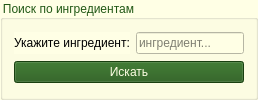
                 <widget class="QGroupBox" name="verticalGroupBox_2">
                  <property name="palette">
                   <palette>
                    <active>
                     <colorrole role="WindowText">
                      <brush brushstyle="SolidPattern">
                       <color alpha="255">
                        <red>33</red>
                        <green>88</green>
                        <blue>21</blue>
                       </color>
                      </brush>
                     </colorrole>
                     <colorrole role="Button">
                      <brush brushstyle="SolidPattern">
                       <color alpha="255">
                        <red>255</red>
                        <green>255</green>
                        <blue>229</blue>
                       </color>
                      </brush>
                     </colorrole>
                     <colorrole role="Text">
                      <brush brushstyle="SolidPattern">
                       <color alpha="255">
                        <red>33</red>
                        <green>88</green>
                        <blue>21</blue>
                       </color>
                      </brush>
                     </colorrole>
                     <colorrole role="ButtonText">
                      <brush brushstyle="SolidPattern">
                       <color alpha="255">
                        <red>33</red>
                        <green>88</green>
                        <blue>21</blue>
                       </color>
                      </brush>
                     </colorrole>
                     <colorrole role="Base">
                      <brush brushstyle="SolidPattern">
                       <color alpha="255">
                        <red>255</red>
                        <green>255</green>
                        <blue>229</blue>
                       </color>
                      </brush>
                     </colorrole>
                     <colorrole role="Window">
                      <brush brushstyle="SolidPattern">
                       <color alpha="255">
                        <red>255</red>
                        <green>255</green>
                        <blue>229</blue>
                       </color>
                      </brush>
                     </colorrole>
                    </active>
                    <inactive>
                     <colorrole role="WindowText">
                      <brush brushstyle="SolidPattern">
                       <color alpha="255">
                        <red>33</red>
                        <green>88</green>
                        <blue>21</blue>
                       </color>
                      </brush>
                     </colorrole>
                     <colorrole role="Button">
                      <brush brushstyle="SolidPattern">
                       <color alpha="255">
                        <red>255</red>
                        <green>255</green>
                        <blue>229</blue>
                       </color>
                      </brush>
                     </colorrole>
                     <colorrole role="Text">
                      <brush brushstyle="SolidPattern">
                       <color alpha="255">
                        <red>33</red>
                        <green>88</green>
                        <blue>21</blue>
                       </color>
                      </brush>
                     </colorrole>
                     <colorrole role="ButtonText">
                      <brush brushstyle="SolidPattern">
                       <color alpha="255">
                        <red>33</red>
                        <green>88</green>
                        <blue>21</blue>
                       </color>
                      </brush>
                     </colorrole>
                     <colorrole role="Base">
                      <brush brushstyle="SolidPattern">
                       <color alpha="255">
                        <red>255</red>
                        <green>255</green>
                        <blue>229</blue>
                       </color>
                      </brush>
                     </colorrole>
                     <colorrole role="Window">
                      <brush brushstyle="SolidPattern">
                       <color alpha="255">
                        <red>255</red>
                        <green>255</green>
                        <blue>229</blue>
                       </color>
                      </brush>
                     </colorrole>
                    </inactive>
                    <disabled>
                     <colorrole role="WindowText">
                      <brush brushstyle="SolidPattern">
                       <color alpha="255">
                        <red>95</red>
                        <green>120</green>
                        <blue>84</blue>
                       </color>
                      </brush>
                     </colorrole>
                     <colorrole role="Button">
                      <brush brushstyle="SolidPattern">
                       <color alpha="255">
                        <red>255</red>
                        <green>255</green>
                        <blue>229</blue>
                       </color>
                      </brush>
                     </colorrole>
                     <colorrole role="Text">
                      <brush brushstyle="SolidPattern">
                       <color alpha="255">
                        <red>95</red>
                        <green>120</green>
                        <blue>84</blue>
                       </color>
                      </brush>
                     </colorrole>
                     <colorrole role="ButtonText">
                      <brush brushstyle="SolidPattern">
                       <color alpha="255">
                        <red>95</red>
                        <green>120</green>
                        <blue>84</blue>
                       </color>
                      </brush>
                     </colorrole>
                     <colorrole role="Base">
                      <brush brushstyle="SolidPattern">
                       <color alpha="255">
                        <red>255</red>
                        <green>255</green>
                        <blue>229</blue>
                       </color>
                      </brush>
                     </colorrole>
                     <colorrole role="Window">
                      <brush brushstyle="SolidPattern">
                       <color alpha="255">
                        <red>255</red>
                        <green>255</green>
                        <blue>229</blue>
                       </color>
                      </brush>
                     </colorrole>
                    </disabled>
                   </palette>
                  </property>
                  <property name="styleSheet">
                   <string notr="true">background-color: rgb(255, 255, 229);</string>
                  </property>
                  <property name="title">
                   <string>Поиск по ингредиентам</string>
                  </property>
                  <layout class="QVBoxLayout" name="verticalLayout_4">
                   <item>
                    <layout class="QHBoxLayout" name="horizontalLayout_14">
                     <item>
                      <widget class="QLabel" name="label_10">
                       <property name="text">
                        <string>Укажите ингредиент:</string>
                       </property>
                      </widget>
                     </item>
                     <item>
                      <widget class="QLineEdit" name="ing_search_edit">
                       <property name="styleSheet">
                        <string notr="true">background-color: rgb(255, 255, 229);</string>
                       </property>
                       <property name="placeholderText">
                        <string>ингредиент...</string>
                       </property>
                      </widget>
                     </item>
                    </layout>
                   </item>
                   <item>
                    <layout class="QHBoxLayout" name="horizontalLayout_13">
                     <item>
                      <widget class="QPushButton" name="search_ings_btn">
                       <property name="styleSheet">
                        <string notr="true">background-color: rgb(33, 88, 21);
color: rgb(255, 255, 229);</string>
                       </property>
                       <property name="text">
                        <string>Искать</string>
                       </property>
                      </widget>
                     </item>
                    </layout>
                   </item>
                  </layout>
                 </widget>
